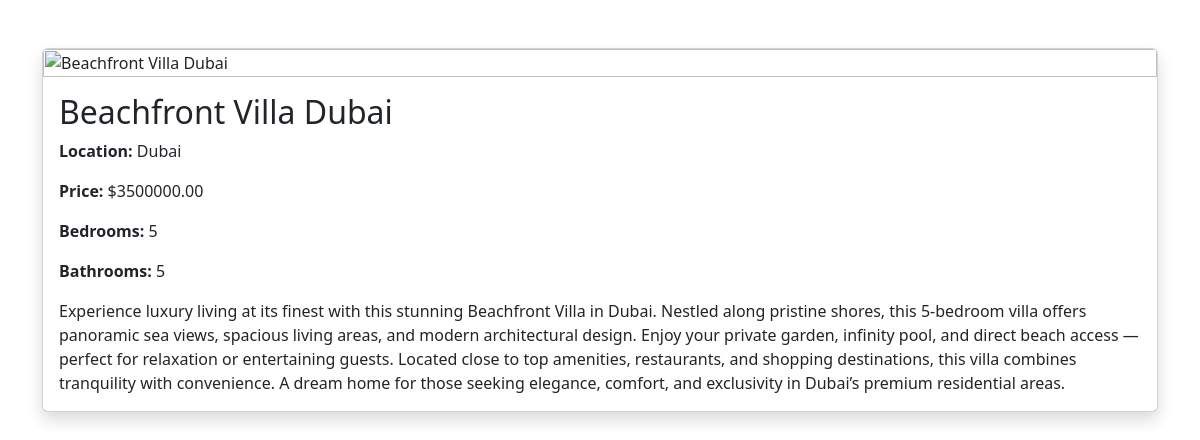
/listings/beachfront-villa-dubai/, run on the app's committed database.
### listings/models.py (models this page shows, shortened)
class Property(models.Model):
    title = models.CharField(max_length=200)
    slug = models.SlugField(unique=True, blank=True)
    description = models.TextField()
    price = models.DecimalField(max_digits=12,decimal_places=2)
    location = models.CharField(max_length=200)
    bedrooms = models.IntegerField()
    bathrooms = models.IntegerField()
    image = CloudinaryField('image', blank=True, null=True)  # <-- CloudinaryField instead of ImageField
    listed_by = models.ForeignKey(User, on_delete=models.CASCADE)
    created_at = models.DateTimeField(auto_now_add=True)

### listings/views.py (the view)
# urls.py: path('listings/<slug:slug>/',views.property_detail, name='property_detail'),
def property_detail(request, slug):
    property = get_object_or_404(Property, slug=slug)
    context = {'property' : property}
    return render(request, 'listings/property_detail.html', context)

### listings/templates/listings/property_detail.html (shortened to what this page needs)
{% load static %}
<link rel="stylesheet" href="{% static 'listings/css/style.css' %}">
<!DOCTYPE html>
<html lang="en">
<head>
    <link href="https://cdn.jsdelivr.net/npm/bootstrap@5.3.2/dist/css/bootstrap.min.css" rel="stylesheet">
</head>
<body>
<div class="container mt-5">
    <div class="card mb-4 shadow">
        <img src="{{ property.image.url }}" class="card-img-top" alt="{{ property.title }}">
        <div class="card-body">
            <h2 class="card-title">{{ property.title }}</h2>
            <p class="card-text"><strong>Location:</strong> {{ property.location }}</p>
            <p class="card-text"><strong>Price:</strong> ${{ property.price }}</p>
            <p class="card-text"><strong>Bedrooms:</strong> {{ property.bedrooms }}</p>
            <p class="card-text"><strong>Bathrooms:</strong> {{ property.bathrooms }}</p>
            <p class="card-text">{{ property.description }}</p>
        </div>
    </div>
</div>
</body>
</html>

### data on the page
Property: title "Beachfront Villa Dubai", location "Dubai", price "3500000.00", bedrooms "5", bathrooms "5", description "Experience luxury living at its finest with this stunning Beachfront Villa in Dubai. Nestled along pristine shores, this 5-bedroom villa offers panoramic sea views, spacious living areas, and modern architectural design. Enjoy your private garden, infinity pool, and direct beach access — perfect for relaxation or entertaining guests. Located close to top amenities, restaurants, and shopping destinations, this villa combines tranquility with convenience. A dream home for those seeking elegance, comfort, and exclusivity in Dubai’s premium residential areas."
